Frame 1 (no input): blank canvas, image omitted
Frame 60 (the mouse pressed at the canvas centre just before this capture): blank canvas, image omitted
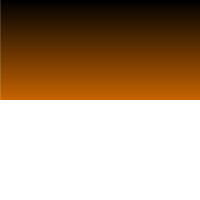
Frame 120 (the mouse held since frame 60 and released just before this capture)

The Processing sketch whose frames 1 and 60 were blank and that drew this single picture after the mouse press (run headless with seeded random() and noise(); from frame 60 on, the mouse is pressed at the canvas centre):

// Processing sketch: Loop_V
// ── Loop_V.pde
void setup(){
  size(200,200);
};

void draw () {
  background (255);
 
  for (int i=0; i < mouseY; i++) {
    // weise der Linienfarbe einen Farbwert 
    // mittels der Zählvariable "i" zu
    stroke (i * 2, i, 0);
 
    // zeichne eine horizontale Linie 
    // verwende den Wert der 
    // Zählvariable als y-Position 
    line (0, i, width, i);
  }
}
